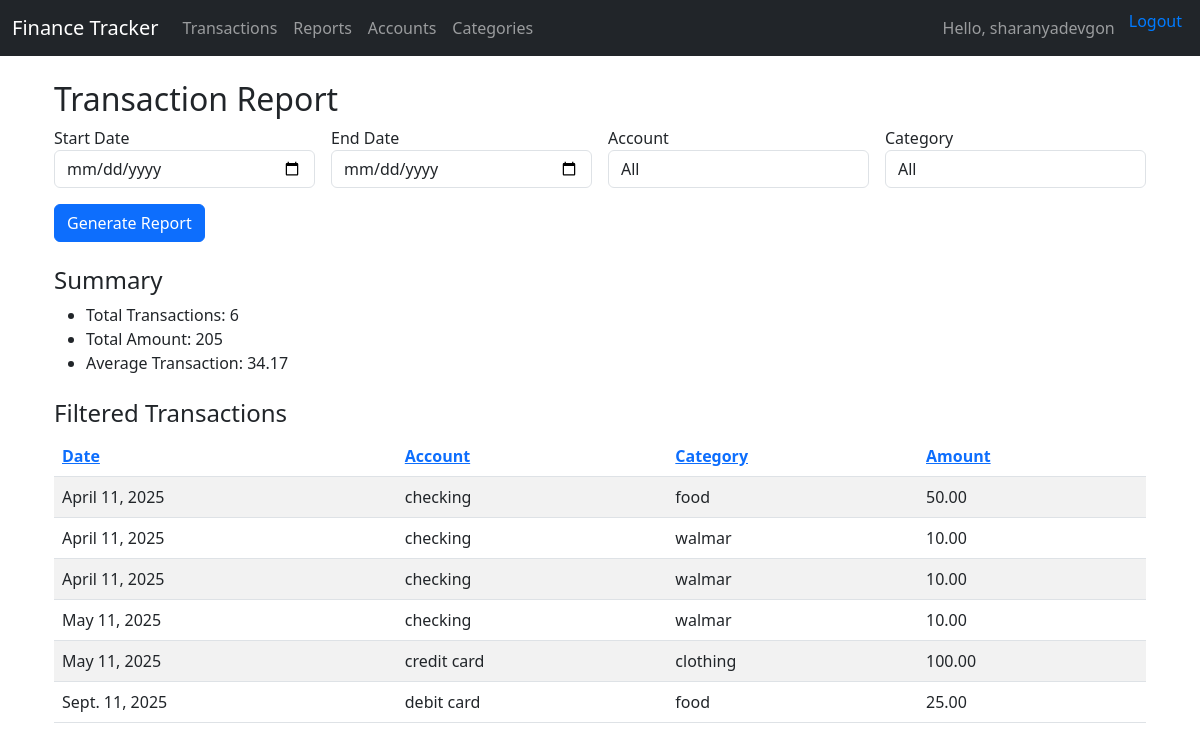
/report/ (signed in), run on the app's committed database.
### myapp/models.py (models this page shows, shortened)
class Transaction(models.Model):
    user = models.ForeignKey(User, on_delete=models.CASCADE)
    account = models.ForeignKey(Account, on_delete=models.CASCADE)
    category = models.ForeignKey(Category, on_delete=models.CASCADE)
    amount = models.DecimalField(max_digits=12, decimal_places=2)
    description = models.CharField(max_length=255, blank=True)
    transaction_date = models.DateField()
    created_at = models.DateTimeField(auto_now_add=True)
    class Meta:
        indexes = [
            models.Index(fields=['transaction_date']),
            models.Index(fields=['user']),
            models.Index(fields=['account']),
        ]

class Account(models.Model):
    ACCOUNT_TYPES = [
        ('Checking', 'Checking'),
        ('Savings', 'Savings'),
        ('Credit', 'Credit'),
        ('Cash', 'Cash'),
        ('Investment', 'Investment'),
    ]
    user = models.ForeignKey(User, on_delete=models.CASCADE)
    name = models.CharField(max_length=100)
    type = models.CharField(max_length=20, choices=ACCOUNT_TYPES)
    balance = models.DecimalField(max_digits=12, decimal_places=2, default=0)
    created_at = models.DateTimeField(auto_now_add=True)

class Category(models.Model):
    CATEGORY_TYPES = [
        ('Income', 'Income'),
        ('Expense', 'Expense'),
    ]
    user = models.ForeignKey(User, on_delete=models.CASCADE)
    name = models.CharField(max_length=100)
    type = models.CharField(max_length=10, choices=CATEGORY_TYPES)
    parent_category = models.ForeignKey('self', null=True, blank=True, on_delete=models.SET_NULL)

### myapp/views.py (the view)
# urls.py: path('report/', views.report_view, name='report'),
@login_required
def report_view(request):
    transactions = Transaction.objects.filter(user=request.user)
    start_date = request.GET.get('start_date') or ''
    end_date = request.GET.get('end_date') or ''
    account_id = request.GET.get('account') or ''
    category_id = request.GET.get('category') or ''
    if start_date:
        transactions = transactions.filter(transaction_date__gte=start_date)
    if end_date:
        transactions = transactions.filter(transaction_date__lte=end_date)
    if account_id:
        transactions = transactions.filter(account_id=account_id)
    if category_id:
        transactions = transactions.filter(category_id=category_id)
    sort = request.GET.get('sort', 'transaction_date')
    dir = request.GET.get('dir', 'asc')
    toggle_dir = 'desc' if dir == 'asc' else 'asc'
    sort_field = f"-{sort}" if dir == 'desc' else sort
    transactions = transactions.order_by(sort_field)
    total_amount = transactions.aggregate(Sum('amount'))['amount__sum'] or 0
    avg_amount = transactions.aggregate(Avg('amount'))['amount__avg'] or 0
    num_transactions = transactions.count()
    context = {
        'transactions': transactions,
        'accounts': Account.objects.filter(user=request.user),
        'categories': Category.objects.filter(user=request.user),
        'start_date': start_date,
        'end_date': end_date,
        'account_id': account_id,
        'category_id': category_id,
        'total_amount': total_amount,
        'avg_amount': avg_amount,
        'num_transactions': num_transactions,
        'sort': sort,
        'dir': dir,
        'toggle_dir': toggle_dir,
    }
    return render(request, 'myapp/report.html', context)

### myapp/templates/myapp/report.html (shortened to what this page needs)
{% extends 'base.html' %}
{% block content %}
<div class="container mt-4">
  <h2>Transaction Report</h2>
  <form method="get" class="row g-3 mb-4">
    <div class="col-md-3">
      <label>Start Date</label>
      <input type="date" name="start_date" value="{{ start_date }}" class="form-control">
    </div>
    <div class="col-md-3">
      <label>End Date</label>
      <input type="date" name="end_date" value="{{ end_date }}" class="form-control">
    </div>
    <div class="col-md-3">
      <label>Account</label>
      <select name="account" class="form-control">
        <option value="">All</option>
      </select>
    </div>
    <div class="col-md-3">
      <label>Category</label>
      <select name="category" class="form-control">
        <option value="">All</option>
      </select>
    </div>
    <div class="col-md-12 mt-3">
      <button type="submit" class="btn btn-primary">Generate Report</button>
    </div>
  </form>
  <h4>Summary</h4>
  <ul>
    <li>Total Transactions: {{ num_transactions }}</li>
    <li>Total Amount: {{ total_amount }}</li>
    <li>Average Transaction: {{ avg_amount|floatformat:2 }}</li>
  </ul>
  <h4 class="mt-4">Filtered Transactions</h4>
  <table class="table table-striped">
    <thead>
      <tr>
        <th>
          <a href="?sort=transaction_date&dir={{ toggle_dir }}">Date</a>
        </th>
        <th>
          <a href="?sort=account__name&dir={{ toggle_dir }}">Account</a>
        </th>
        <th>
          <a href="?sort=category__name&dir={{ toggle_dir }}">Category</a>
        </th>
        <th>
          <a href="?sort=amount&dir={{ toggle_dir }}">Amount</a>
        </th>
      </tr>
    </thead>
    <tbody>
      {% for t in transactions %}
      <tr>
        <td>{{ t.transaction_date }}</td>
        <td>{{ t.account.name }}</td>
        <td>{{ t.category.name }}</td>
        <td>{{ t.amount }}</td>
      </tr>
      {% empty %}
      <tr><td colspan="4" class="text-center">No transactions found for this filter.</td></tr>
      {% endfor %}
    </tbody>
  </table>
</div>
{% endblock %}

### myapp/templates/base.html (shortened to what this page needs)
<!DOCTYPE html>
<html lang="en">
<head>
    <link href="https://cdn.jsdelivr.net/npm/bootstrap@5.3.0/dist/css/bootstrap.min.css" rel="stylesheet">
</head>
<body>
<nav class="navbar navbar-expand-lg navbar-dark bg-dark mb-4">
  <div class="container-fluid">
    <a class="navbar-brand" href="{% url 'transaction_list' %}">Finance Tracker</a>
    <div class="collapse navbar-collapse">
      <ul class="navbar-nav me-auto">
        <li class="nav-item"><a class="nav-link" href="{% url 'transaction_list' %}">Transactions</a></li>
          <li class="nav-item"><a class="nav-link" href="{% url 'report' %}">Reports</a></li>
        <li class="nav-item"><a class="nav-link" href="{% url 'account_list' %}">Accounts</a></li>
        <li class="nav-item"><a class="nav-link" href="{% url 'category_list' %}">Categories</a></li>
      </ul>
      <ul class="navbar-nav">
        {% if user.is_authenticated %}
          <li class="nav-item"><span class="nav-link">Hello, {{ user.username }}</span></li>
          <li class="nav-item">
              <form action="{% url 'logout' %}" method="post" style="display:inline;">
                  <button type="submit" style="background:none; border:none; color:#007bff; cursor:pointer;">
                    Logout
                  </button>
                </form>
          </li>
        {% else %}
          <li class="nav-item"><a class="nav-link" href="{% url 'login' %}">Login</a></li>
        {% endif %}
      </ul>
    </div>
  </div>
</nav>
<div class="container">
  {% block content %}
  {% endblock %}
</div>
</body>
</html>

### data on the page
Transaction: transaction_date "April 11, 2025", account.name "checking", category.name "food", amount "50.00"
Transaction: transaction_date "April 11, 2025", account.name "checking", category.name "walmar", amount "10.00"
Transaction: transaction_date "April 11, 2025", account.name "checking", category.name "walmar", amount "10.00"
Transaction: transaction_date "May 11, 2025", account.name "checking", category.name "walmar", amount "10.00"
Transaction: transaction_date "May 11, 2025", account.name "credit card", category.name "clothing", amount "100.00"
Transaction: transaction_date "Sept. 11, 2025", account.name "debit card", category.name "food", amount "25.00"

### other printed values
{{ user.username }} "sharanyadevgon"
{{ num_transactions }} "6"
{{ total_amount }} "205"
{{ avg_amount|floatformat:2 }} "34.17"
